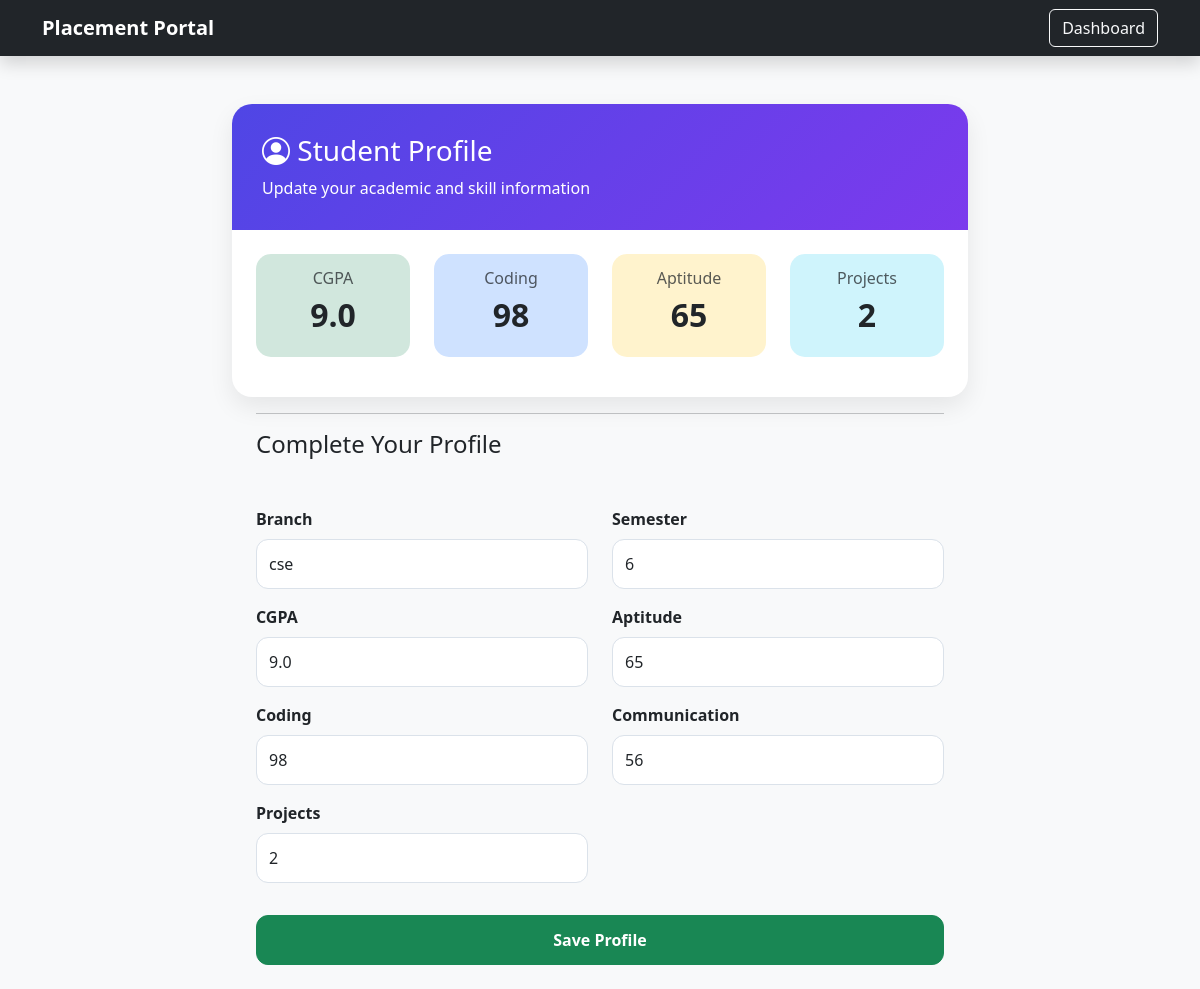
The app's page /profile/ (signed in), older data.
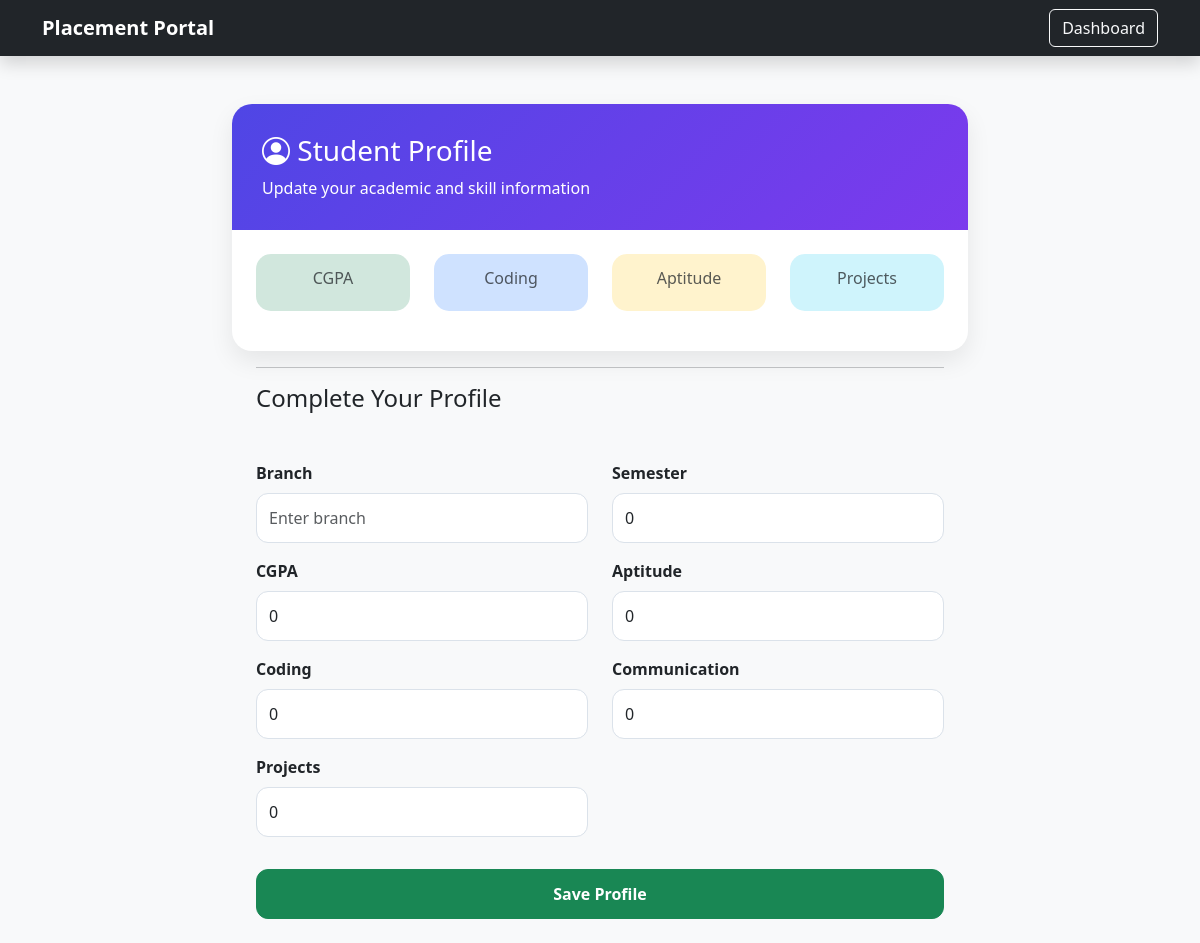
The same page, newer data.
### students/models.py (models this page shows, shortened)
class Student(models.Model):
    user = models.OneToOneField(
        User,
        on_delete=models.CASCADE,
        null=True,
        blank=True
    )
    name = models.CharField(max_length=100)
    email = models.EmailField(unique=True)
    branch = models.CharField(max_length=50, blank=True)
    semester = models.IntegerField(default=0)
    cgpa = models.FloatField(default=0)
    aptitude = models.IntegerField(default=0)
    coding = models.IntegerField(default=0)
    communication = models.IntegerField(default=0)
    projects = models.IntegerField(default=0)

### students/views.py (the view)
# urls.py: path('profile/', views.profile, name='profile'),
def profile(request):
    student = Student.objects.filter(
        user=request.user
    ).first()
    if request.method == 'POST':
        form = StudentProfileForm(
            request.POST,
            instance=student
        )
        if form.is_valid():
            profile = form.save(commit=False)
            profile.user = request.user
            profile.save()
            messages.success(
                request,
                "Profile updated successfully!"
)
        return redirect('/predict/')
    else:
        form = StudentProfileForm(
            instance=student
        )
    return render(
        request,
        'profile.html',
        {
            'form': form,
            'student': student
        }
    )

### templates/profile.html (shortened to what this page needs)
<!DOCTYPE html>
<html>
<head>
<link href="https://cdn.jsdelivr.net/npm/bootstrap@5.3.3/dist/css/bootstrap.min.css"
      rel="stylesheet">
<link rel="stylesheet"
href="https://cdn.jsdelivr.net/npm/bootstrap-icons@1.11.3/font/bootstrap-icons.min.css">
</head>
<body class="bg-light">
<nav class="navbar navbar-dark bg-dark shadow">
    <div class="container">
        <a class="navbar-brand fw-bold"
           href="/dashboard/">
            Placement Portal
        </a>
        <a href="/dashboard/"
           class="btn btn-outline-light">
            Dashboard
        </a>
    </div>
</nav>
<div class="container mt-5">
    <div class="row justify-content-center">
        <div class="col-lg-8">
            <div class="profile-card">
                <div class="profile-header">
                    <h3 class="mb-0">
    <i class="bi bi-person-circle"></i>
    Student Profile
</h3>
<p class="mb-0 mt-2">
    Update your academic and skill information
</p>
                </div>
<div class="row text-center p-4">
    <div class="col-md-3 mb-3">
        <div class="card summary-card border-0 bg-success-subtle">
           <div class="card-body">
    <h6 class="text-muted">CGPA</h6>
    <h3 class="fw-bold">{{ student.cgpa }}</h3>
</div>
        </div>
    </div>
    <div class="col-md-3 mb-3">
        <div class="card summary-card border-0 bg-primary-subtle">
            <div class="card-body">
                <h6 class="text-muted">Coding</h6>
                <h3 class="fw-bold">{{ student.coding }}</h3>
            </div>
        </div>
    </div>
    <div class="col-md-3 mb-3">
        <div class="card summary-card border-0 bg-warning-subtle">
            <div class="card-body">
                <h6 class="text-muted">Aptitude</h6>
                <h3 class="fw-bold">{{ student.aptitude }}</h3>
            </div>
        </div>
    </div>
    <div class="col-md-3 mb-3">
        <div class="card summary-card border-0 bg-info-subtle">
            <div class="card-body">
                <h6 class="text-muted">Projects</h6>
                <h3 class="fw-bold">{{ student.projects }}</h3>
            </div>
        </div>
    </div>
</div>
</div>
 <hr class="mx-4">
<div class="px-4">
    <h4 class="mb-4">
        Complete Your Profile
    </h4>
</div>
                <div class="card-body p-4">
                 <form method="POST">
    <div class="row">
        <div class="col-md-6 mb-3">
            <label class="form-label fw-semibold">
                Branch
            </label>
            {{ form.branch }}
        </div>
        <div class="col-md-6 mb-3">
            <label class="form-label fw-semibold">
                Semester
            </label>
            {{ form.semester }}
        </div>
        <div class="col-md-6 mb-3">
            <label class="form-label fw-semibold">
                CGPA
            </label>
            {{ form.cgpa }}
        </div>
        <div class="col-md-6 mb-3">
            <label class="form-label fw-semibold">
                Aptitude
            </label>
            {{ form.aptitude }}
        </div>
        <div class="col-md-6 mb-3">
            <label class="form-label fw-semibold">
                Coding
            </label>
            {{ form.coding }}
        </div>
        <div class="col-md-6 mb-3">
            <label class="form-label fw-semibold">
                Communication
            </label>
            {{ form.communication }}
        </div>
        <div class="col-md-6 mb-3">
            <label class="form-label fw-semibold">
                Projects
            </label>
            {{ form.projects }}
        </div>
    </div>
    <button
        type="submit"
        class="btn btn-success save-btn w-100 mt-3">
        Save Profile
    </button>
</form>
                </div>
            </div>
        </div>
    </div>
</body>
</html>

Row changes from the older to the newer data that the page shows:
no longer on this page (row edited): Student: cgpa "9.0", coding "98", aptitude "65", projects "2", branch "cse", semester "6", communication "56"
Text that changed along with them:
form field semester: (not shown) → "0"
form field cgpa: (not shown) → "0"
form field aptitude: (not shown) → "0"
form field coding: (not shown) → "0"
form field communication: (not shown) → "0"
form field projects: (not shown) → "0"
